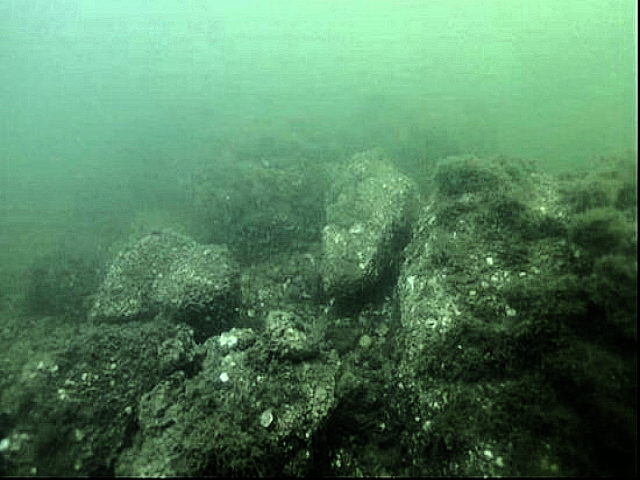
#> input picture image_002_1.png, 640 x 480 px, given as the content of the folder F:/AMPC/AMPC/picture/result/input, which was not available
$ python qt1.py   (older library calls are emulated)
#> lines starting #> are read from the running program, lines starting #| are printed output that depends on the picture; long printed decimals are rounded; pictures that were not available may be replaced by others from this repository, and a replacement may not be noted
import argparse
import cv2
import numpy as np
import os
import shutil
# # 定义一个函数，算图像的拉普拉斯方差，用于评估图像的清晰度
# def variance_of_laplacian(image):
#     # 使用cv2.Laplacian计算图像的拉普拉斯变换，并返回变换后的方差
#     return cv2.Laplacian(image, cv2.CV_64F).var()
#定义阈值
threshold_Blurry=100
threshold_color=1.5
threshold_dark=60.0
Blurry_path="F:\\AMPC\\result\\pt_test\\blurry"
color_path="F:\\AMPC\\result\\pt_test\\color"
dark_path="F:\\AMPC\\result\\pt_test\\dark"
# 定义一个函数，计算图像的Sobel梯度均值
# 定义一个函数，判断图像是否模糊
def compute_sobel(image):
    # 将图像从BGR转换为灰度
    gray = cv2.cvtColor(image, cv2.COLOR_BGR2GRAY)
    # 计算水平和垂直方向的Sobel梯度
    sobelx = cv2.Sobel(gray, cv2.CV_64F, 1, 0, ksize=5)
    sobely = cv2.Sobel(gray, cv2.CV_64F, 0, 1, ksize=5)
    # 计算梯度的合成幅度
    sobel = np.sqrt(sobelx ** 2 + sobely ** 2)
    # 打印梯度的均值
    print(np.mean(sobel))
    # 返回梯度的均值
    return np.mean(sobel)

# 定义一个函数，判断图像是否模糊
def is_blurry(image):
    # 将图像从BGR转换为灰度
    gray = cv2.cvtColor(image, cv2.COLOR_BGR2GRAY)
    # 计算拉普拉斯方差
    fm = cv2.Laplacian(gray, cv2.CV_64F).var()
    # 计算Sobel梯度均值
    sobel_mean = compute_sobel(image)
    # 计算模糊度量值，这里结合了拉普拉斯方差和Sobel均值255是参数，根据你场景的图片进行调整
    blur_measure = (0.5 * fm) + (0.5 * (sobel_mean-255))
    # 如果模糊度量值小于阈值，则返回True，表示图像模糊
    return blur_measure

def color_test(image):
    b, g, r = cv2.split(image)
    print(image.shape)
    m, n, z = image.shape
    img_lab = cv2.cvtColor(image, cv2.COLOR_BGR2LAB)
    l, a, b = cv2.split(img_lab)
    d_a, d_b, M_a, M_b = 0, 0, 0, 0
    for i in range(m):
        for j in range(n):
            d_a = d_a + a[i][j]
            d_b = d_b + b[i][j]
    d_a, d_b = (d_a / (m * n)) - 128, (d_b / (n * m)) - 128
    D = np.sqrt((np.square(d_a) + np.square(d_b)))
    for i in range(m):
        for j in range(n):
            M_a = np.abs(a[i][j] - d_a - 128) + M_a
            M_b = np.abs(b[i][j] - d_b - 128) + M_b
    M_a, M_b = M_a / (m * n), M_b / (m * n)
    M = np.sqrt((np.square(M_a) + np.square(M_b)))
    k = D / M
    print('偏色值:%f' % k)
    return k
def tei(img_path,file_path):
    os.makedirs(file_path, exist_ok=True)
    destination_path = os.path.join(file_path, os.path.basename(img_path))
    shutil.copy(img_path, destination_path)
    return
def is_dark(image_path):
    gray_image = cv2.cvtColor(image, cv2.COLOR_BGR2GRAY)
    # 计算平均亮度
    mean_brightness = np.mean(gray_image)
    # 计算亮度直方图
    hist, bins = np.histogram(gray_image.flatten(), 256, [0, 256])
    # 计算亮度标准差（可选）
    std_brightness = np.std(gray_image)
    return mean_brightness
def judge(image,img_path):
    # 种类判断常数
    image_dark_1=is_dark(image)
    image_color=color_test(image)
    image_Blurry=is_blurry(image)
    print(is_blurry(image))
    if image_Blurry<threshold_Blurry:
        tei(img_path,Blurry_path)
    if image_color>threshold_color:
        tei(img_path, color_path)
    if image_dark_1<threshold_dark:
        tei(img_path, dark_path)
    return
if __name__ == '__main__':
    img_files = []
    path = "F:\\AMPC\\AMPC\\picture\\result\\input"
    #sec_path = "F:\\AMPC\\AMPC\\picture\\图片\\output"
    kp_full = []
    image_extensions = ['.png', '.jpg', '.jpeg', '.bmp', '.gif', '.tiff', '.svg']
    # 遍历目录中的所有文件
    for root, dirs, files in os.walk(path):
        for file in files:
            if any(file.lower().endswith(ext) for ext in image_extensions):
                img_files.append(file)
    for name_file in img_files:
        full_path = os.path.join(path, name_file)
        image = cv2.imread(full_path)
#> image is the input picture: shape (480, 640, 3); mean B, G, R 94.8, 128.1, 83.9
        judge(image,full_path)
#> in is_dark, `gray_image = cv2.cvtColor(image, cv2.COLOR_BGR2GRAY)`:
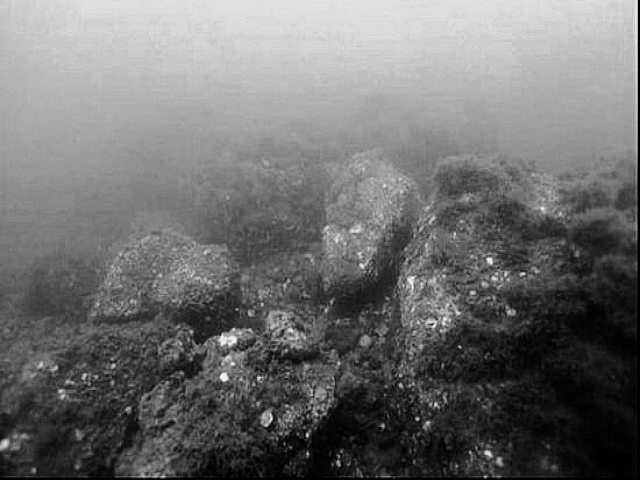
#> gray_image: shape (480, 640); min 0, max 247, mean 111.1
#> in is_dark, `mean_brightness = np.mean(gray_image)`: mean_brightness = 111.1
#> in is_dark, `hist, bins = np.histogram(gray_image.flatten(), 256, [0, 256])`: hist = 256 values, max 2243 at index 1, min 0 at index 248, mean 1200; bins = 257 values from 0 to 256
#> in is_dark, `std_brightness = np.std(gray_image)`: std_brightness = 65.06
#> in judge, `image_dark_1=is_dark(image)`: image_dark_1 = 111.1
#> in color_test, `b, g, r = cv2.split(image)`:
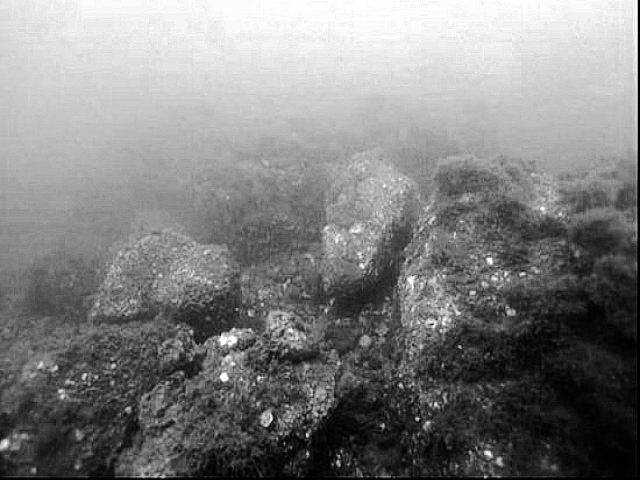
#> g: shape (480, 640); min 0, max 255, mean 128.1
#> in color_test, `b, g, r = cv2.split(image)`:
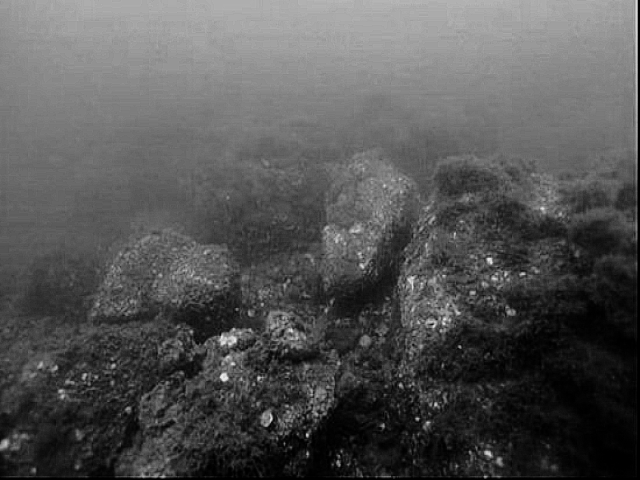
#> r: shape (480, 640); min 0, max 234, mean 83.9
#| (480, 640, 3)
#> in color_test, `img_lab = cv2.cvtColor(image, cv2.COLOR_BGR2LAB)`: img_lab: shape (480, 640, 3); mean of channels 0, 1, 2 123.2, 106.1, 141.1
#> in color_test, `l, a, b = cv2.split(img_lab)`:
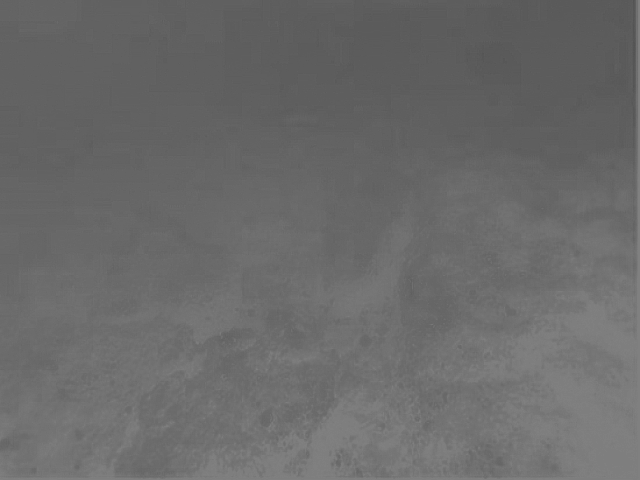
#> a: shape (480, 640); min 83, max 128, mean 106.1
#> in color_test, `l, a, b = cv2.split(img_lab)`:
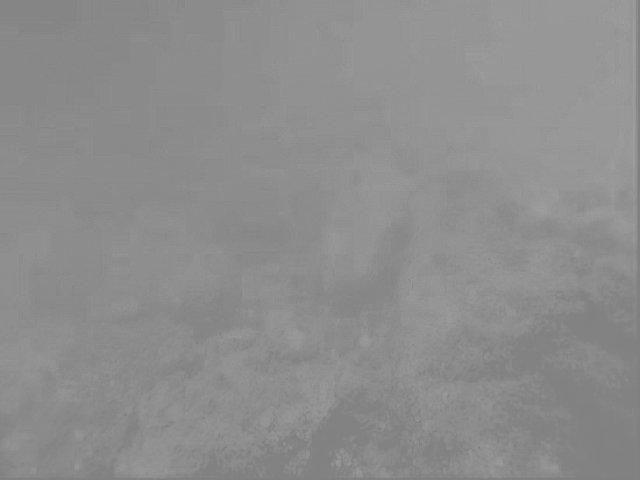
#> b: shape (480, 640); min 128, max 160, mean 141.1
#> after the loop in color_test, `for i in range(m):`: d_a = 32596255; d_b = 43347172
#> in color_test, `d_a, d_b = (d_a / (m * n)) - 128, (d_b / (n * m)) - 128`: d_a = -21.89; d_b = 13.1
#> in color_test, `D = np.sqrt((np.square(d_a) + np.square(d_b)))`: D = 25.51
#> after the loop in color_test, `for i in range(m):`: M_a = 2573865.4; M_b = 1435926
#> in color_test, `M_a, M_b = M_a / (m * n), M_b / (m * n)`: M_a = 8.38; M_b = 4.67
#> in color_test, `M = np.sqrt((np.square(M_a) + np.square(M_b)))`: M = 9.59
#> in color_test, `k = D / M`: k = 2.66
#| 偏色值:2.659
#> in is_blurry, `fm = cv2.Laplacian(gray, cv2.CV_64F).var()`: fm = 382.4
#> in compute_sobel, `sobely = cv2.Sobel(gray, cv2.CV_64F, 0, 1, ksize=5)`:
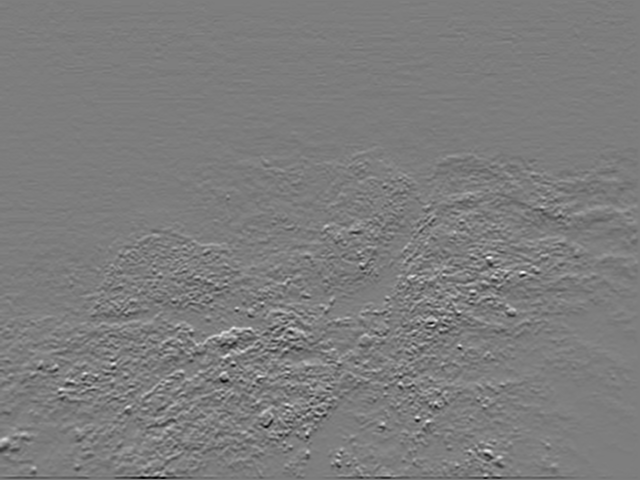
#> sobely: shape (480, 640) float64; min -7283, max 7433, mean -57.3; drawn with min black and max white
#> in compute_sobel, `sobel = np.sqrt(sobelx ** 2 + sobely ** 2)`:
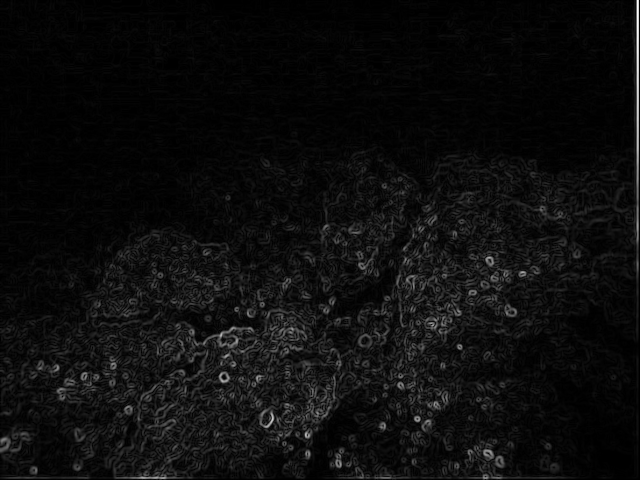
#> sobel: shape (480, 640) float64; min 0, max 11216, mean 589.5; drawn with min black and max white
#| 589.475
#> in is_blurry, `sobel_mean = compute_sobel(image)`: sobel_mean = 589.5
#> in is_blurry, `blur_measure = (0.5 * fm) + (0.5 * (sobel_mean-255))`: blur_measure = 358.4
#| 589.475
#| 358.427
